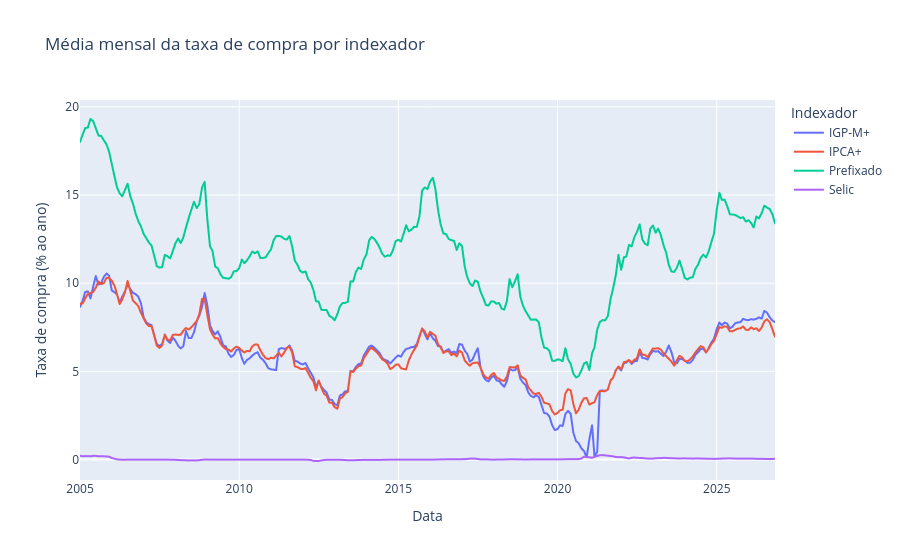

This figure's notebook cell:
### Markdown cell above
## 11. Gráfico 3 — Evolução das taxas ao longo do tempo
Para o gráfico ficar leve, calculamos a **média mensal** da taxa de cada indexador (`freq="ME"` = fim de cada mês).

### Code cell
media_mensal = (
    df_venda
    .groupby([pd.Grouper(key="Data Base", freq="ME"), "Indexador"])["Taxa Compra Manha"]
    .mean()
    .reset_index()
)

fig = px.line(
    media_mensal,
    x="Data Base",
    y="Taxa Compra Manha",
    color="Indexador",
    title="Média mensal da taxa de compra por indexador",
    labels={"Data Base": "Data", "Taxa Compra Manha": "Taxa de compra (% ao ano)"},
)
fig.show()

### Figure 1 — Plotly figure (JSON) as saved in the notebook; plotly's stock layout.template omitted (floating-point values rounded to 4 significant figures; data arrays with more than 128 entries replaced by an {"elided": "..."} marker saying what was removed)
{"data": [{"hovertemplate": "Indexador=IGP-M+<br>Data=%{x}<br>Taxa de compra (% ao ano)=%{y}<extra></extra>", "legendgroup": "IGP-M+", "line": {"color": "#636efa", "dash": "solid"}, "marker": {"symbol": "circle"}, "mode": "lines", "name": "IGP-M+", "showlegend": true, "type": "scattergl", "x": {"elided": "263 str values"}, "xaxis": "x", "y": {"elided": "263 float values"}, "yaxis": "y"}, {"hovertemplate": "Indexador=IPCA+<br>Data=%{x}<br>Taxa de compra (% ao ano)=%{y}<extra></extra>", "legendgroup": "IPCA+", "line": {"color": "#EF553B", "dash": "solid"}, "marker": {"symbol": "circle"}, "mode": "lines", "name": "IPCA+", "showlegend": true, "type": "scattergl", "x": {"elided": "263 str values"}, "xaxis": "x", "y": {"elided": "263 float values"}, "yaxis": "y"}, {"hovertemplate": "Indexador=Prefixado<br>Data=%{x}<br>Taxa de compra (% ao ano)=%{y}<extra></extra>", "legendgroup": "Prefixado", "line": {"color": "#00cc96", "dash": "solid"}, "marker": {"symbol": "circle"}, "mode": "lines", "name": "Prefixado", "showlegend": true, "type": "scattergl", "x": {"elided": "263 str values"}, "xaxis": "x", "y": {"elided": "263 float values"}, "yaxis": "y"}, {"hovertemplate": "Indexador=Selic<br>Data=%{x}<br>Taxa de compra (% ao ano)=%{y}<extra></extra>", "legendgroup": "Selic", "line": {"color": "#ab63fa", "dash": "solid"}, "marker": {"symbol": "circle"}, "mode": "lines", "name": "Selic", "showlegend": true, "type": "scattergl", "x": {"elided": "263 str values"}, "xaxis": "x", "y": {"elided": "263 float values"}, "yaxis": "y"}], "layout": {"legend": {"title": {"text": "Indexador"}, "tracegroupgap": 0}, "title": {"text": "Média mensal da taxa de compra por indexador"}, "xaxis": {"anchor": "y", "domain": [0, 1], "title": {"text": "Data"}}, "yaxis": {"anchor": "x", "domain": [0, 1], "title": {"text": "Taxa de compra (% ao ano)"}}}}
